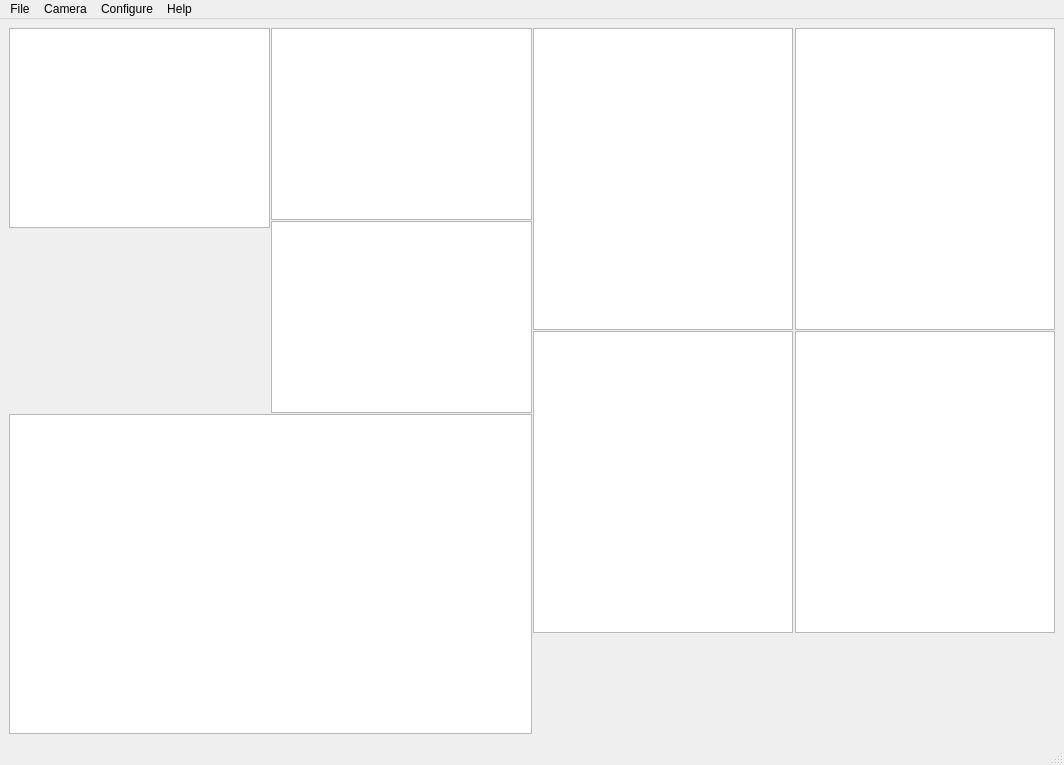
<?xml version="1.0" encoding="UTF-8"?>
<ui version="4.0">
 <class>MainWindow</class>
 <widget class="QMainWindow" name="MainWindow">
  <property name="geometry">
   <rect>
    <x>0</x>
    <y>0</y>
    <width>1064</width>
    <height>765</height>
   </rect>
  </property>
  <property name="windowTitle">
   <string>MainWindow</string>
  </property>
  <property name="unifiedTitleAndToolBarOnMac">
   <bool>true</bool>
  </property>
  <widget class="QWidget" name="centralwidget">
   <layout class="QHBoxLayout" name="horizontalLayout_5">
    <property name="spacing">
     <number>1</number>
    </property>
    <item>
     <layout class="QVBoxLayout" name="verticalLayout_4">
      <property name="spacing">
       <number>1</number>
      </property>
      <item>
       <layout class="QHBoxLayout" name="horizontalLayout_4">
        <property name="spacing">
         <number>1</number>
        </property>
        <item>
         <layout class="QVBoxLayout" name="verticalLayout_3">
          <item>
           <widget class="CameraPlotWidget" name="cameraPlot">
            <property name="minimumSize">
             <size>
              <width>250</width>
              <height>200</height>
             </size>
            </property>
           </widget>
          </item>
          <item>
           <spacer name="verticalSpacer">
            <property name="orientation">
             <enum>Qt::Vertical</enum>
            </property>
            <property name="sizeHint" stdset="0">
             <size>
              <width>20</width>
              <height>40</height>
             </size>
            </property>
           </spacer>
          </item>
         </layout>
        </item>
        <item>
         <layout class="QVBoxLayout" name="verticalLayout_2">
          <property name="spacing">
           <number>1</number>
          </property>
          <item>
           <widget class="Centroid1dPlotWidget" name="centroidXPlot">
            <property name="minimumSize">
             <size>
              <width>200</width>
              <height>150</height>
             </size>
            </property>
           </widget>
          </item>
          <item>
           <widget class="Centroid1dPlotWidget" name="centroidYPlot">
            <property name="minimumSize">
             <size>
              <width>200</width>
              <height>150</height>
             </size>
            </property>
           </widget>
          </item>
         </layout>
        </item>
       </layout>
      </item>
      <item>
       <widget class="CentroidScatterPlotWidget" name="scatterPlot">
        <property name="minimumSize">
         <size>
          <width>400</width>
          <height>300</height>
         </size>
        </property>
       </widget>
      </item>
     </layout>
    </item>
    <item>
     <layout class="QVBoxLayout" name="verticalLayout">
      <property name="spacing">
       <number>1</number>
      </property>
      <item>
       <layout class="QHBoxLayout" name="horizontalLayout_2">
        <property name="spacing">
         <number>2</number>
        </property>
        <item>
         <widget class="Psd1dPlotWidget" name="psd1dXPlot">
          <property name="minimumSize">
           <size>
            <width>250</width>
            <height>150</height>
           </size>
          </property>
         </widget>
        </item>
        <item>
         <widget class="Psd1dPlotWidget" name="psd1dYPlot">
          <property name="minimumSize">
           <size>
            <width>250</width>
            <height>150</height>
           </size>
          </property>
         </widget>
        </item>
       </layout>
      </item>
      <item>
       <layout class="QHBoxLayout" name="horizontalLayout">
        <property name="spacing">
         <number>2</number>
        </property>
        <item>
         <widget class="PsdWaterfallPlotWidget" name="psdWaterfallXPlot">
          <property name="minimumSize">
           <size>
            <width>250</width>
            <height>250</height>
           </size>
          </property>
         </widget>
        </item>
        <item>
         <widget class="PsdWaterfallPlotWidget" name="psdWaterfallYPlot">
          <property name="minimumSize">
           <size>
            <width>250</width>
            <height>250</height>
           </size>
          </property>
         </widget>
        </item>
       </layout>
      </item>
      <item>
       <layout class="QHBoxLayout" name="horizontalLayout_3">
        <property name="spacing">
         <number>2</number>
        </property>
        <item>
         <widget class="CameraControlWidget" name="cameraControl" native="true">
          <property name="minimumSize">
           <size>
            <width>0</width>
            <height>0</height>
           </size>
          </property>
          <property name="styleSheet">
           <string notr="true"/>
          </property>
         </widget>
        </item>
        <item>
         <widget class="CameraDataWidget" name="cameraData" native="true">
          <property name="minimumSize">
           <size>
            <width>100</width>
            <height>100</height>
           </size>
          </property>
          <property name="styleSheet">
           <string notr="true"/>
          </property>
         </widget>
        </item>
       </layout>
      </item>
     </layout>
    </item>
   </layout>
  </widget>
  <widget class="QMenuBar" name="menubar">
   <property name="geometry">
    <rect>
     <x>0</x>
     <y>0</y>
     <width>1064</width>
     <height>22</height>
    </rect>
   </property>
   <widget class="QMenu" name="menuFile">
    <property name="title">
     <string>File</string>
    </property>
    <addaction name="actionExit"/>
   </widget>
   <widget class="QMenu" name="menuHelp">
    <property name="title">
     <string>Help</string>
    </property>
    <addaction name="actionAbout"/>
   </widget>
   <widget class="QMenu" name="menuCamera">
    <property name="title">
     <string>Camera</string>
    </property>
   </widget>
   <widget class="QMenu" name="menuConfigure">
    <property name="title">
     <string>Configure</string>
    </property>
    <addaction name="actionCameraConfig"/>
    <addaction name="actionPlotsConfig"/>
   </widget>
   <addaction name="menuFile"/>
   <addaction name="menuCamera"/>
   <addaction name="menuConfigure"/>
   <addaction name="menuHelp"/>
  </widget>
  <widget class="QStatusBar" name="statusbar"/>
  <action name="actionExit">
   <property name="text">
    <string>Exit</string>
   </property>
   <property name="toolTip">
    <string>Exit the Program</string>
   </property>
   <property name="shortcut">
    <string>Meta+Q</string>
   </property>
  </action>
  <action name="actionAbout">
   <property name="text">
    <string>About</string>
   </property>
  </action>
  <action name="actionDummy">
   <property name="text">
    <string>Dummy</string>
   </property>
  </action>
  <action name="actionCameraConfig">
   <property name="text">
    <string>Camera</string>
   </property>
  </action>
  <action name="actionPlotsConfig">
   <property name="text">
    <string>Plots</string>
   </property>
  </action>
 </widget>
 <customwidgets>
  <customwidget>
   <class>CameraControlWidget</class>
   <extends>QWidget</extends>
   <header>spot_motion_monitor.views.camera_control_widget</header>
   <container>1</container>
  </customwidget>
  <customwidget>
   <class>CameraPlotWidget</class>
   <extends>QGraphicsView</extends>
   <header>spot_motion_monitor.views.camera_plot_widget</header>
  </customwidget>
  <customwidget>
   <class>CameraDataWidget</class>
   <extends>QWidget</extends>
   <header>spot_motion_monitor.views.camera_data_widget</header>
   <container>1</container>
  </customwidget>
  <customwidget>
   <class>Centroid1dPlotWidget</class>
   <extends>QGraphicsView</extends>
   <header>spot_motion_monitor.views.centroid_1d_plot_widget</header>
  </customwidget>
  <customwidget>
   <class>CentroidScatterPlotWidget</class>
   <extends>QGraphicsView</extends>
   <header>spot_motion_monitor.views.centroid_scatter_plot_widget</header>
  </customwidget>
  <customwidget>
   <class>PsdWaterfallPlotWidget</class>
   <extends>QGraphicsView</extends>
   <header>spot_motion_monitor.views.psd_waterfall_plot_widget</header>
  </customwidget>
  <customwidget>
   <class>Psd1dPlotWidget</class>
   <extends>QGraphicsView</extends>
   <header>spot_motion_monitor.views.psd_1d_plot_widget</header>
  </customwidget>
 </customwidgets>
 <resources/>
 <connections/>
</ui>
